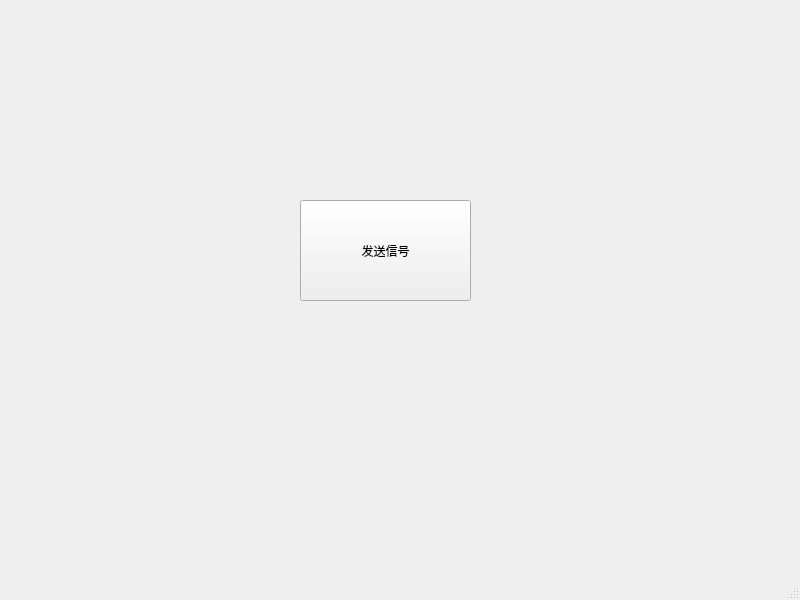
<?xml version="1.0" encoding="UTF-8"?>
<ui version="4.0">
 <class>MainWindow</class>
 <widget class="QMainWindow" name="MainWindow">
  <property name="geometry">
   <rect>
    <x>0</x>
    <y>0</y>
    <width>800</width>
    <height>600</height>
   </rect>
  </property>
  <property name="windowTitle">
   <string>MainWindow</string>
  </property>
  <widget class="QWidget" name="centralwidget">
   <widget class="QPushButton" name="pushButton">
    <property name="geometry">
     <rect>
      <x>300</x>
      <y>200</y>
      <width>171</width>
      <height>101</height>
     </rect>
    </property>
    <property name="text">
     <string>发送信号</string>
    </property>
   </widget>
  </widget>
  <widget class="QMenuBar" name="menubar">
   <property name="geometry">
    <rect>
     <x>0</x>
     <y>0</y>
     <width>800</width>
     <height>26</height>
    </rect>
   </property>
  </widget>
  <widget class="QStatusBar" name="statusbar"/>
 </widget>
 <resources/>
 <connections/>
</ui>
